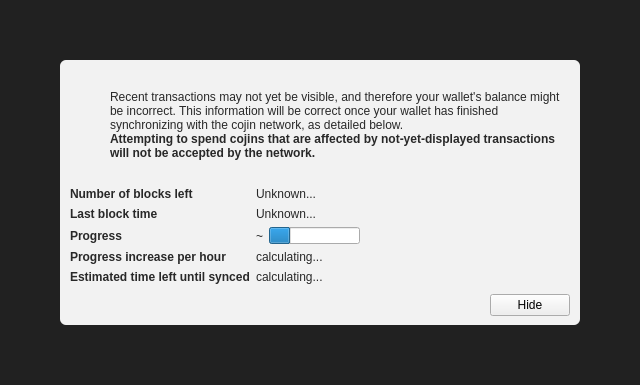
<?xml version="1.0" encoding="UTF-8"?>
<ui version="4.0">
 <class>ModalOverlay</class>
 <widget class="ModalOverlay" name="ModalOverlay">
  <property name="geometry">
   <rect>
    <x>0</x>
    <y>0</y>
    <width>640</width>
    <height>385</height>
   </rect>
  </property>
  <property name="windowTitle">
   <string>Form</string>
  </property>
  <layout class="QVBoxLayout" name="verticalLayout" stretch="0">
   <property name="sizeConstraint">
    <enum>QLayout::SetDefaultConstraint</enum>
   </property>
   <property name="leftMargin">
    <number>0</number>
   </property>
   <property name="topMargin">
    <number>0</number>
   </property>
   <property name="rightMargin">
    <number>0</number>
   </property>
   <property name="bottomMargin">
    <number>0</number>
   </property>
   <item>
    <widget class="QWidget" name="bgWidget" native="true">
     <property name="styleSheet">
      <string notr="true">#bgWidget { background: rgba(0,0,0,220); }</string>
     </property>
     <layout class="QVBoxLayout" name="verticalLayoutMain" stretch="1">
      <property name="leftMargin">
       <number>60</number>
      </property>
      <property name="topMargin">
       <number>60</number>
      </property>
      <property name="rightMargin">
       <number>60</number>
      </property>
      <property name="bottomMargin">
       <number>60</number>
      </property>
      <item>
       <widget class="QWidget" name="contentWidget" native="true">
        <property name="styleSheet">
         <string notr="true">#contentWidget { background: rgba(255,255,255,240); border-radius: 6px; }

QLabel { color: rgb(40,40,40);  }</string>
        </property>
        <layout class="QVBoxLayout" name="verticalLayoutSub" stretch="1,0,0,0">
         <property name="spacing">
          <number>0</number>
         </property>
         <property name="leftMargin">
          <number>10</number>
         </property>
         <property name="topMargin">
          <number>10</number>
         </property>
         <property name="rightMargin">
          <number>10</number>
         </property>
         <property name="bottomMargin">
          <number>10</number>
         </property>
         <item>
          <layout class="QHBoxLayout" name="horizontalLayoutIconText" stretch="0,1">
           <property name="topMargin">
            <number>20</number>
           </property>
           <item>
            <layout class="QVBoxLayout" name="verticalLayoutIcon">
             <property name="leftMargin">
              <number>0</number>
             </property>
             <item>
              <widget class="QPushButton" name="warningIcon">
               <property name="enabled">
                <bool>false</bool>
               </property>
               <property name="text">
                <string/>
               </property>
               <property name="icon">
                <iconset>
                 <normaloff>:/icons/warning</normaloff>
                 <disabledoff>:/icons/warning</disabledoff>:/icons/warning</iconset>
               </property>
               <property name="iconSize">
                <size>
                 <width>48</width>
                 <height>48</height>
                </size>
               </property>
               <property name="flat">
                <bool>true</bool>
               </property>
              </widget>
             </item>
             <item>
              <spacer name="verticalSpacerWarningIcon">
               <property name="orientation">
                <enum>Qt::Vertical</enum>
               </property>
               <property name="sizeHint" stdset="0">
                <size>
                 <width>20</width>
                 <height>40</height>
                </size>
               </property>
              </spacer>
             </item>
            </layout>
           </item>
           <item>
            <layout class="QVBoxLayout" name="verticalLayoutInfoText">
             <property name="leftMargin">
              <number>0</number>
             </property>
             <property name="topMargin">
              <number>0</number>
             </property>
             <item>
              <widget class="QLabel" name="infoText">
               <property name="text">
                <string>Recent transactions may not yet be visible, and therefore your wallet's balance might be incorrect. This information will be correct once your wallet has finished synchronizing with the cojin network, as detailed below.</string>
               </property>
               <property name="textFormat">
                <enum>Qt::RichText</enum>
               </property>
               <property name="wordWrap">
                <bool>true</bool>
               </property>
              </widget>
             </item>
             <item>
              <widget class="QLabel" name="infoTextStrong">
               <property name="font">
                <font>
                 <weight>75</weight>
                 <bold>true</bold>
                </font>
               </property>
               <property name="text">
                <string>Attempting to spend cojins that are affected by not-yet-displayed transactions will not be accepted by the network.</string>
               </property>
               <property name="textFormat">
                <enum>Qt::RichText</enum>
               </property>
               <property name="wordWrap">
                <bool>true</bool>
               </property>
              </widget>
             </item>
             <item>
              <spacer name="verticalSpacerInTextSpace">
               <property name="orientation">
                <enum>Qt::Vertical</enum>
               </property>
               <property name="sizeHint" stdset="0">
                <size>
                 <width>20</width>
                 <height>40</height>
                </size>
               </property>
              </spacer>
             </item>
            </layout>
           </item>
          </layout>
         </item>
         <item>
          <spacer name="verticalSpacerAfterText">
           <property name="orientation">
            <enum>Qt::Vertical</enum>
           </property>
           <property name="sizeHint" stdset="0">
            <size>
             <width>20</width>
             <height>40</height>
            </size>
           </property>
          </spacer>
         </item>
         <item>
          <layout class="QFormLayout" name="formLayout">
           <property name="fieldGrowthPolicy">
            <enum>QFormLayout::FieldsStayAtSizeHint</enum>
           </property>
           <property name="horizontalSpacing">
            <number>6</number>
           </property>
           <property name="verticalSpacing">
            <number>6</number>
           </property>
           <property name="topMargin">
            <number>10</number>
           </property>
           <item row="0" column="0">
            <widget class="QLabel" name="labelNumberOfBlocksLeft">
             <property name="font">
              <font>
               <weight>75</weight>
               <bold>true</bold>
              </font>
             </property>
             <property name="text">
              <string>Number of blocks left</string>
             </property>
            </widget>
           </item>
           <item row="0" column="1">
            <widget class="QLabel" name="numberOfBlocksLeft">
             <property name="text">
              <string>Unknown...</string>
             </property>
            </widget>
           </item>
           <item row="1" column="0">
            <widget class="QLabel" name="labelLastBlockTime">
             <property name="font">
              <font>
               <weight>75</weight>
               <bold>true</bold>
              </font>
             </property>
             <property name="text">
              <string>Last block time</string>
             </property>
            </widget>
           </item>
           <item row="1" column="1">
            <widget class="QLabel" name="newestBlockDate">
             <property name="sizePolicy">
              <sizepolicy hsizetype="Maximum" vsizetype="Preferred">
               <horstretch>0</horstretch>
               <verstretch>0</verstretch>
              </sizepolicy>
             </property>
             <property name="text">
              <string>Unknown...</string>
             </property>
            </widget>
           </item>
           <item row="2" column="0">
            <widget class="QLabel" name="labelSyncDone">
             <property name="font">
              <font>
               <weight>75</weight>
               <bold>true</bold>
              </font>
             </property>
             <property name="text">
              <string>Progress</string>
             </property>
            </widget>
           </item>
           <item row="2" column="1">
            <layout class="QHBoxLayout" name="horizontalLayoutSync" stretch="0,1">
             <item>
              <widget class="QLabel" name="percentageProgress">
               <property name="text">
                <string notr="true">~</string>
               </property>
              </widget>
             </item>
             <item>
              <widget class="QProgressBar" name="progressBar">
               <property name="value">
                <number>24</number>
               </property>
               <property name="format">
                <string/>
               </property>
              </widget>
             </item>
            </layout>
           </item>
           <item row="4" column="0">
            <widget class="QLabel" name="labelProgressIncrease">
             <property name="font">
              <font>
               <weight>75</weight>
               <bold>true</bold>
              </font>
             </property>
             <property name="text">
              <string>Progress increase per hour</string>
             </property>
            </widget>
           </item>
           <item row="4" column="1">
            <widget class="QLabel" name="progressIncreasePerH">
             <property name="text">
              <string>calculating...</string>
             </property>
            </widget>
           </item>
           <item row="5" column="0">
            <widget class="QLabel" name="labelEstimatedTimeLeft">
             <property name="font">
              <font>
               <weight>75</weight>
               <bold>true</bold>
              </font>
             </property>
             <property name="text">
              <string>Estimated time left until synced</string>
             </property>
            </widget>
           </item>
           <item row="5" column="1">
            <widget class="QLabel" name="expectedTimeLeft">
             <property name="text">
              <string>calculating...</string>
             </property>
            </widget>
           </item>
          </layout>
         </item>
         <item>
          <layout class="QHBoxLayout" name="horizontalLayoutButtons">
           <property name="leftMargin">
            <number>10</number>
           </property>
           <property name="topMargin">
            <number>10</number>
           </property>
           <item>
            <spacer name="horizontalSpacer">
             <property name="orientation">
              <enum>Qt::Horizontal</enum>
             </property>
             <property name="sizeHint" stdset="0">
              <size>
               <width>40</width>
               <height>20</height>
              </size>
             </property>
            </spacer>
           </item>
           <item>
            <widget class="QPushButton" name="closeButton">
             <property name="text">
              <string>Hide</string>
             </property>
            </widget>
           </item>
          </layout>
         </item>
        </layout>
       </widget>
      </item>
     </layout>
    </widget>
   </item>
  </layout>
 </widget>
 <customwidgets>
  <customwidget>
   <class>ModalOverlay</class>
   <extends>QWidget</extends>
   <header>modaloverlay.h</header>
   <container>1</container>
  </customwidget>
 </customwidgets>
 <resources/>
 <connections/>
</ui>
